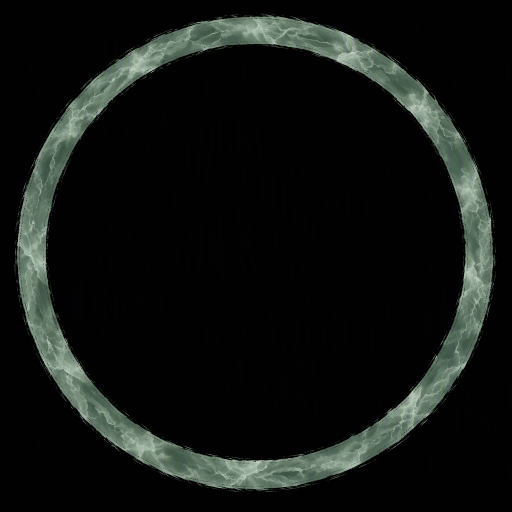
#> input picture art/lumina-revive-ring-original.png, 1024 x 1024 px (shown at 1/2 size)
$ python make_revive_ring.py
#> lines starting #> are read from the running program, lines starting #| are printed output that depends on the picture
"""Builds the revive gauge's frames (mod/PBZCoop/art/revive) from the Lumina ring art. The game can't draw a smooth
ring by itself, so each state is a picture: g<bars>_<step>.png for the jade bars, t<step>.png for the timer around them.
Needs Pillow: python art/make_revive_ring.py"""
import os
from PIL import Image, ImageDraw, ImageEnhance, ImageFilter, ImageOps

HERE = os.path.dirname(os.path.abspath(__file__))
OUT = os.path.join(HERE, "..", "mod", "PBZCoop", "art", "revive")
SIZE = 128
K = 3
GAP = 5
STEPS_PER_BAR = 12
TIMER_STEPS = 24

raw = Image.open(os.path.join(HERE, "lumina-revive-ring-original.png")).convert("RGB")
#> raw is the input picture: PIL image 1024x1024 RGB; mean R, G, B 17.7, 20.6, 18.2
box = ImageOps.grayscale(raw).point(lambda v: 255 if v > 30 else 0).getbbox()
#> box = (29, 27, 992, 984)
crop = raw.crop(box).resize((512, 512), Image.LANCZOS)
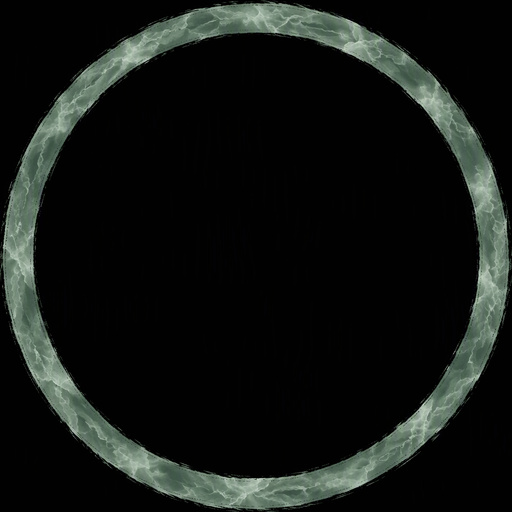
#> crop: PIL image 512x512 RGB; mean R, G, B 20, 23.3, 20.6
alpha = ImageOps.grayscale(crop).point(lambda v: 0 if v < 26 else min(255, int((v - 26) * 3)))
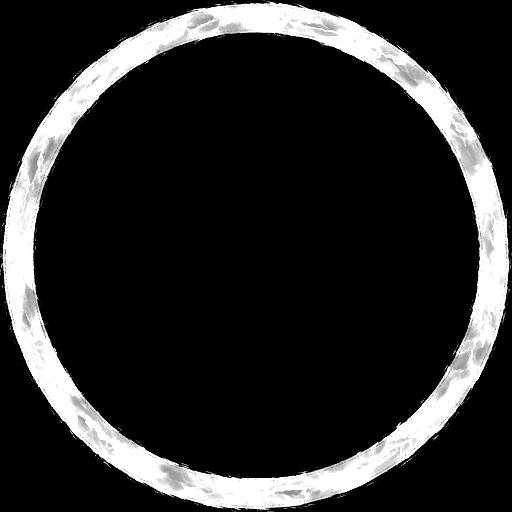
#> alpha: PIL image 512x512 L; min 0, max 255, mean 40.9
ring = crop.convert("RGBA")
ring.putalpha(alpha)
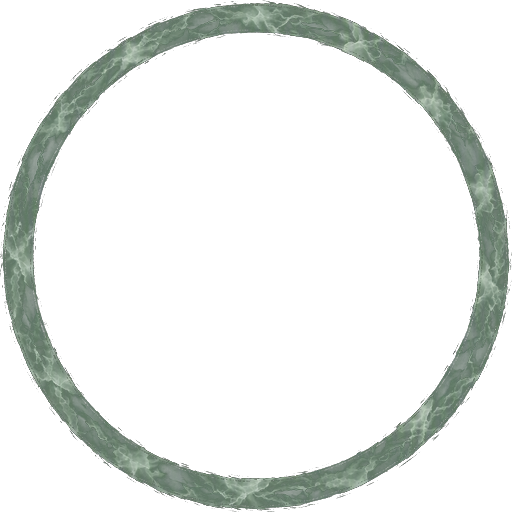
#> ring: PIL image 512x512 RGBA; mean R, G, B, A 20, 23.3, 20.6, 40.9; transparent parts drawn white
inner = int(SIZE * .84)
base = Image.new("RGBA", (SIZE, SIZE), (0, 0, 0, 0))
#> base: PIL image 128x128 RGBA; every value is 0
base.paste(ring.resize((inner, inner), Image.LANCZOS), ((SIZE - inner) // 2, (SIZE - inner) // 2))
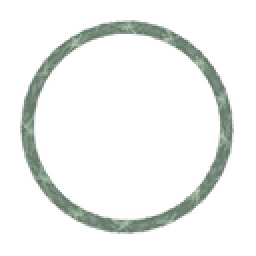
#> base: PIL image 128x128 RGBA (shown 2 times larger); mean R, G, B, A 18.1, 21.5, 18.8, 28.7; transparent parts drawn white
jade = ImageEnhance.Brightness(ImageEnhance.Color(base).enhance(1.5)).enhance(1.25)
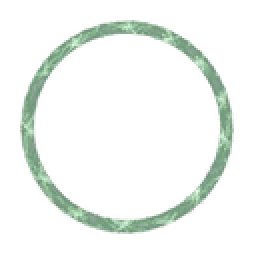
#> jade: PIL image 128x128 RGBA (shown 2 times larger); mean R, G, B, A 21.2, 27.2, 22.4, 28.7; transparent parts drawn white
jade.putalpha(base.getchannel("A"))


def wedge(a0, a1):
    m = Image.new("L", (SIZE * K, SIZE * K), 0)
    ImageDraw.Draw(m).pieslice([0, 0, SIZE * K - 1, SIZE * K - 1], a0 - 90, a1 - 90, fill=255)
    return m.resize((SIZE, SIZE), Image.LANCZOS)


def backing():
    """The ink wash and the ghost of the empty ring, so it reads on bamboo or snow alike."""
    w = Image.new("L", (SIZE, SIZE), 0)
    ImageDraw.Draw(w).ellipse([SIZE * .05, SIZE * .05, SIZE * .95, SIZE * .95], fill=150)
    wash = Image.new("RGBA", (SIZE, SIZE), (8, 10, 9, 0))
    wash.putalpha(w.filter(ImageFilter.GaussianBlur(SIZE / 16)))
    dim = ImageEnhance.Brightness(base).enhance(0.45)
    dim.putalpha(base.getchannel("A").point(lambda v: int(v * .22)))
    wash.alpha_composite(dim)
    return wash


def gauge(bars, frac):
    out = backing()
    lit = Image.new("L", (SIZE, SIZE), 0)
    left = bars * 120 * frac
    for i in range(bars):
        s0 = i * 120
        if left > s0:
            lit.paste(255, (0, 0), wedge(s0 + GAP, min(s0 + 120 - GAP, s0 + GAP + left - s0)))
    layer = jade.copy()
    layer.putalpha(Image.composite(jade.getchannel("A"), Image.new("L", (SIZE, SIZE), 0), lit))
    out.alpha_composite(layer.filter(ImageFilter.GaussianBlur(SIZE / 60)))
    out.alpha_composite(layer)
    return out


def timer(frac):
    t = Image.new("RGBA", (SIZE * K, SIZE * K), (0, 0, 0, 0))
    c = int(SIZE * K * .02)
    ImageDraw.Draw(t).arc([c, c, SIZE * K - c, SIZE * K - c], -90, -90 + 360 * frac, fill=(214, 226, 218, 230),
                          width=int(SIZE * K * .016))
    return t.resize((SIZE, SIZE), Image.LANCZOS)


os.makedirs(OUT, exist_ok=True)
for bars in (1, 2, 3):
    for step in range(STEPS_PER_BAR * bars + 1):
        gauge(bars, step / (STEPS_PER_BAR * bars)).save(os.path.join(OUT, f"g{bars}_{step}.png"), optimize=True)
#> this loop made 3 passes
#> pass 1, in backing, `dim = ImageEnhance.Brightness(base).enhance(0.45)`:
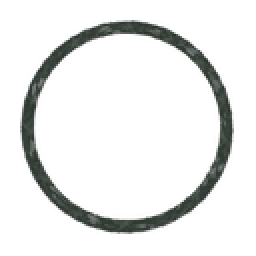
#> dim: PIL image 128x128 RGBA (shown 2 times larger); mean R, G, B, A 8.1, 9.6, 8.4, 28.7; transparent parts drawn white
#> pass 1, in gauge, `out = backing()`:
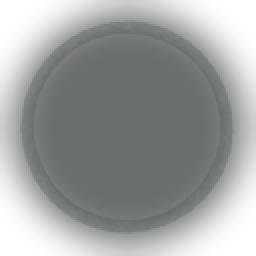
#> out: PIL image 128x128 RGBA (shown 2 times larger); mean R, G, B, A 9.7, 12, 10.8, 99; transparent parts drawn white
for step in range(TIMER_STEPS + 1):
    timer(step / TIMER_STEPS).save(os.path.join(OUT, f"t{step}.png"), optimize=True)
#> this loop made 25 passes
